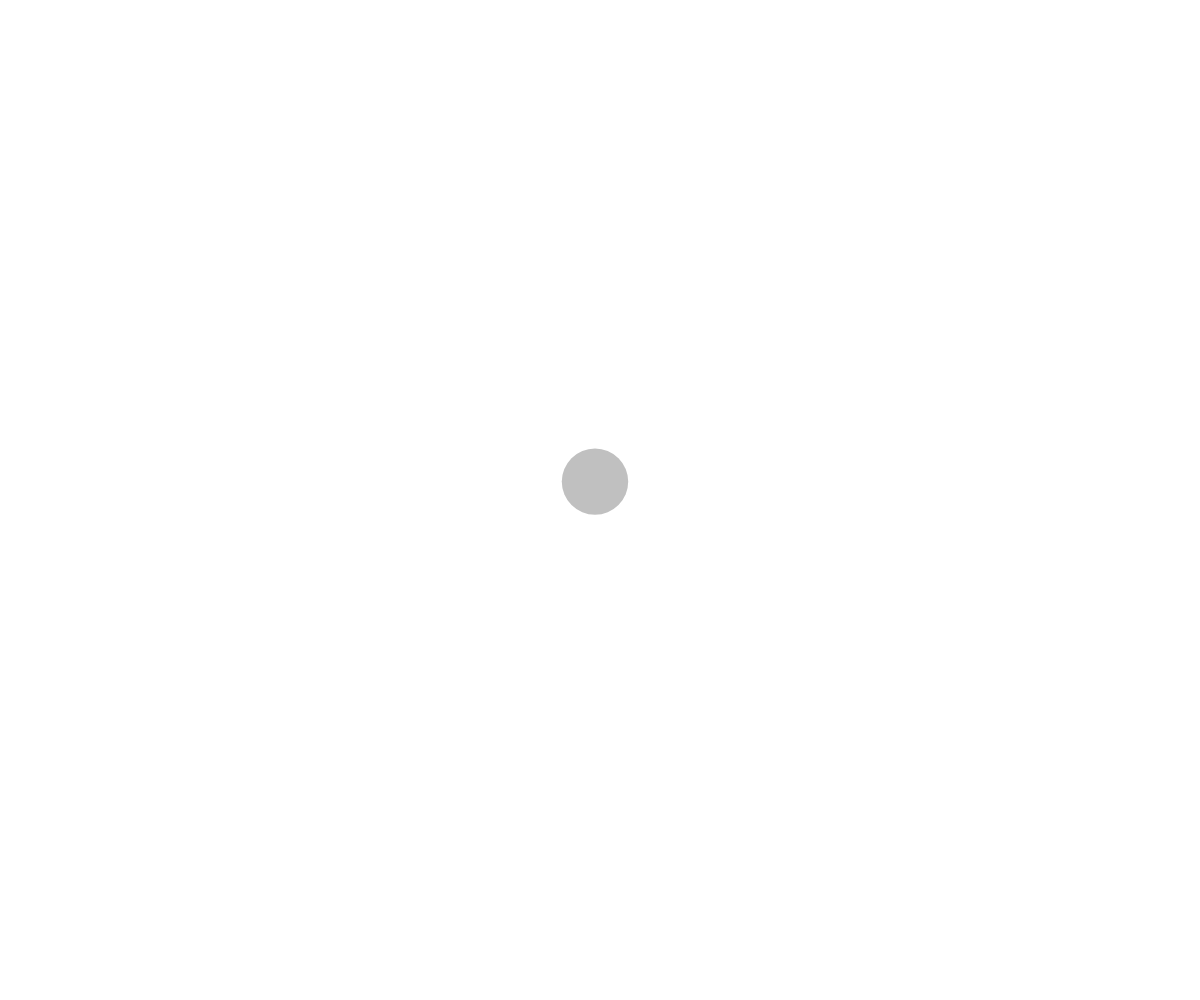
Frame 1 (no input)
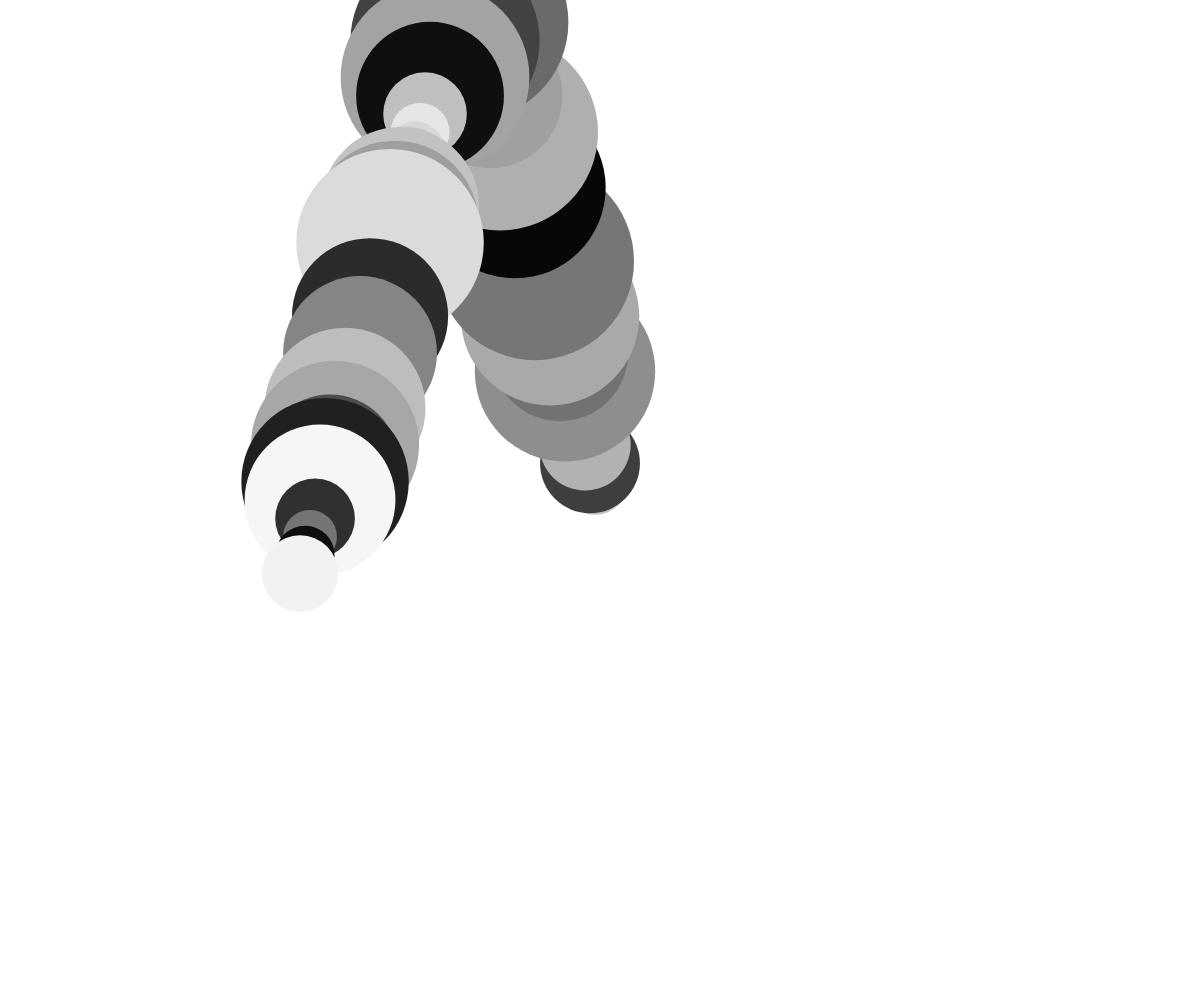
Frame 60 (no input)
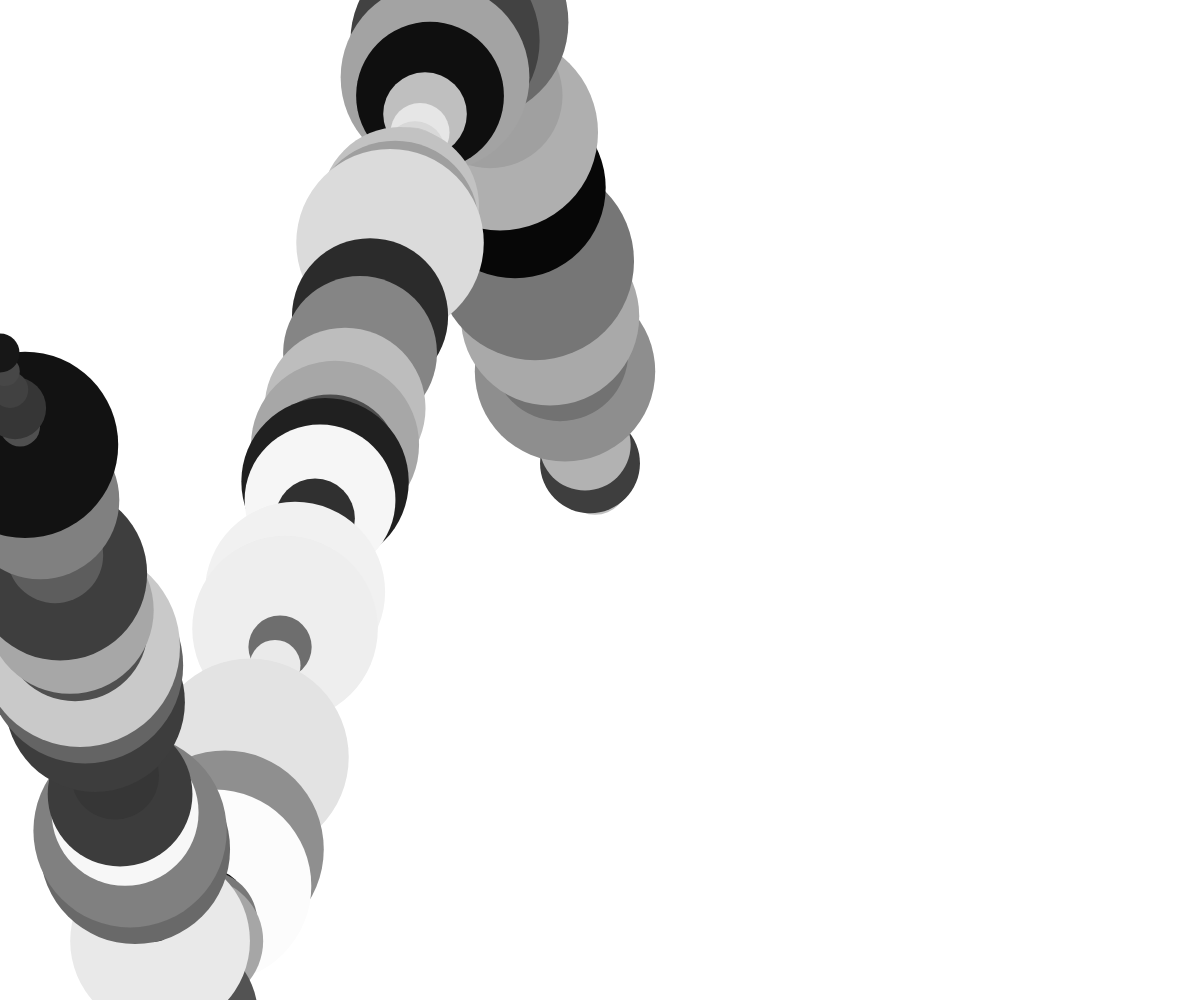
Frame 120 (the mouse pressed at the canvas centre since frame 60)

The p5.js sketch that drew these frames (run headless with seeded random() and noise() and a simulated clock; from frame 60 on, the mouse is pressed at the canvas centre):

// p5.js sketch
// ── sketch.js

let posizioneX, posizioneY 
let velX, velY

function setup() {
	createCanvas(windowWidth, windowHeight)

	posizioneX = width/2
	posizioneY = height/2

	velX = random (5, -30)
	velY = random (-25, 7)


}


function windowResized() {
	resizeCanvas(windowWidth, windowHeight)
}

function draw() {
	
	posizioneX = posizioneX + velX
	posizioneY = posizioneY + velY

	if (posizioneX >= width || posizioneX < 0) {
		velX = -velX
	}
	
	if (posizioneY >= height || posizioneY < 0) {
		velY = -velY
	}


	fill (random (256)), random (256), random (256) 
	noStroke ()

	//background(0)
	circle (posizioneX, posizioneY, random (10, 200))

}
